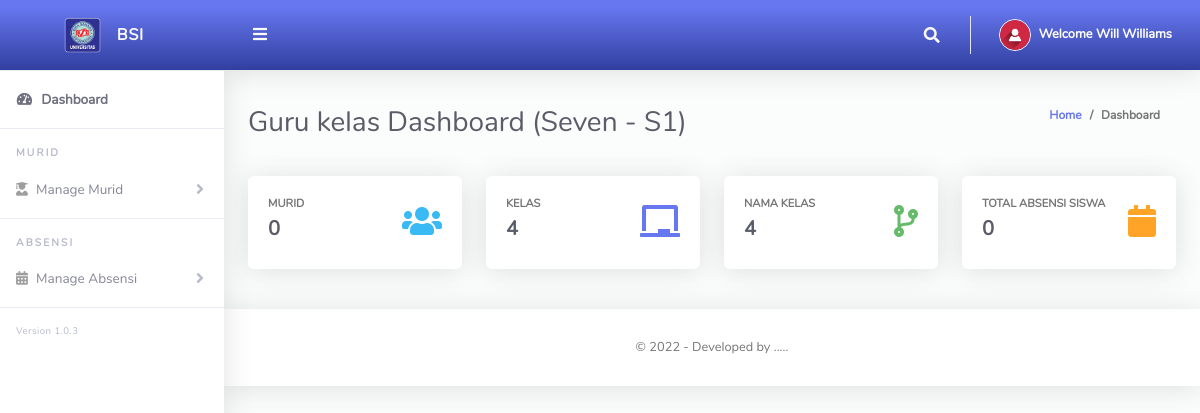
Screenshot of /ClassTeacher/index.php (signed in) with the database file from the repository.
### tables this page shows
CREATE TABLE `tblclassteacher` (
  `Id` int(10) NOT NULL,
  `firstName` varchar(255) NOT NULL,
  `lastName` varchar(255) NOT NULL,
  `emailAddress` varchar(255) NOT NULL,
  `password` varchar(255) NOT NULL,
  `phoneNo` varchar(50) NOT NULL,
  `classId` varchar(10) NOT NULL,
  `classArmId` varchar(10) NOT NULL,
  `dateCreated` varchar(50) NOT NULL
);

CREATE TABLE `tblclassarms` (
  `Id` int(10) NOT NULL,
  `classId` varchar(10) NOT NULL,
  `classArmName` varchar(255) NOT NULL,
  `isAssigned` varchar(10) NOT NULL
);

CREATE TABLE `tblclass` (
  `Id` int(10) NOT NULL,
  `className` varchar(255) NOT NULL
);

### ClassTeacher/index.php (the view, shortened to what this page needs)
<?php
include '../Includes/dbcon.php';
    $query = "SELECT tblclass.className,tblclassarms.classArmName
    FROM tblclassteacher
    INNER JOIN tblclass ON tblclass.Id = tblclassteacher.classId
    INNER JOIN tblclassarms ON tblclassarms.Id = tblclassteacher.classArmId
    Where tblclassteacher.Id = '$_SESSION[userId]'";
    $rs = $conn->query($query);
    $rrw = $rs->fetch_assoc();
?>
<!DOCTYPE html>
<html lang="en">
<head>
  <link href="../vendor/fontawesome-free/css/all.min.css" rel="stylesheet" type="text/css">
  <link href="../vendor/bootstrap/css/bootstrap.min.css" rel="stylesheet" type="text/css">
  <link href="css/ruang-admin.min.css" rel="stylesheet">
</head>
<body id="page-top">
  <div id="wrapper">
   <?php include "Includes/sidebar.php";?>
    <div id="content-wrapper" class="d-flex flex-column">
      <div id="content">
           <?php include "Includes/topbar.php";?>
        <div class="container-fluid" id="container-wrapper">
          <div class="d-sm-flex align-items-center justify-content-between mb-4">
            <h1 class="h3 mb-0 text-gray-800">Guru kelas Dashboard (<?php echo $rrw['className'].' - '.$rrw['classArmName'];?>)</h1>
            <ol class="breadcrumb">
              <li class="breadcrumb-item"><a href="./">Home</a></li>
              <li class="breadcrumb-item active" aria-current="page">Dashboard</li>
            </ol>
          </div>
          <div class="row mb-3">
          <?php
$query1=mysqli_query($conn,"SELECT * from tblstudents where classId = '$_SESSION[classId]' and classArmId = '$_SESSION[classArmId]'");
$students = mysqli_num_rows($query1);
?>
            <div class="col-xl-3 col-md-6 mb-4">
              <div class="card h-100">
                <div class="card-body">
                  <div class="row no-gutters align-items-center">
                    <div class="col mr-2">
                      <div class="text-xs font-weight-bold text-uppercase mb-1">Murid</div>
                      <div class="h5 mb-0 mr-3 font-weight-bold text-gray-800"><?php echo $students;?></div>
                    </div>
                    <div class="col-auto">
                      <i class="fas fa-users fa-2x text-info"></i>
                    </div>
                  </div>
                </div>
              </div>
            </div>
             <?php
$query1=mysqli_query($conn,"SELECT * from tblclass");
$class = mysqli_num_rows($query1);
?>
            <div class="col-xl-3 col-md-6 mb-4">
              <div class="card h-100">
                <div class="card-body">
                  <div class="row align-items-center">
                    <div class="col mr-2">
                      <div class="text-xs font-weight-bold text-uppercase mb-1">Kelas</div>
                      <div class="h5 mb-0 font-weight-bold text-gray-800"><?php echo $class;?></div>
                    </div>
                    <div class="col-auto">
                      <i class="fas fa-chalkboard fa-2x text-primary"></i>
                    </div>
                  </div>
                </div>
              </div>
            </div>
             <?php
$query1=mysqli_query($conn,"SELECT * from tblclassarms");
$classArms = mysqli_num_rows($query1);
?>
            <div class="col-xl-3 col-md-6 mb-4">
              <div class="card h-100">
                <div class="card-body">
                  <div class="row no-gutters align-items-center">
                    <div class="col mr-2">
                      <div class="text-xs font-weight-bold text-uppercase mb-1">Nama Kelas</div>
                      <div class="h5 mb-0 font-weight-bold text-gray-800"><?php echo $classArms;?></div>
                    </div>
                    <div class="col-auto">
                      <i class="fas fa-code-branch fa-2x text-success"></i>
                    </div>
                  </div>
                </div>
              </div>
            </div>
            <?php
$query1=mysqli_query($conn,"SELECT * from tblattendance where classId = '$_SESSION[classId]' and classArmId = '$_SESSION[classArmId]'");
$totAttendance = mysqli_num_rows($query1);
?>
            <div class="col-xl-3 col-md-6 mb-4">
              <div class="card h-100">
                <div class="card-body">
                  <div class="row no-gutters align-items-center">
                    <div class="col mr-2">
                      <div class="text-xs font-weight-bold text-uppercase mb-1">Total Absensi Siswa</div>
                      <div class="h5 mb-0 font-weight-bold text-gray-800"><?php echo $totAttendance;?></div>
                    </div>
                    <div class="col-auto">
                      <i class="fas fa-calendar fa-2x text-warning"></i>
                    </div>
                  </div>
                </div>
              </div>
            </div>
        </div>
      </div>
      <?php include 'includes/footer.php';?>
    </div>
  </div>
</body>
</html>

### ClassTeacher/Includes/topbar.php (shortened to what this page needs)
<?php
  $query = "SELECT * FROM tblclassteacher WHERE Id = ".$_SESSION['userId']."";
  $rs = $conn->query($query);
  $rows = $rs->fetch_assoc();
  $fullName = $rows['firstName']." ".$rows['lastName'];;
?>
<nav class="navbar navbar-expand navbar-light bg-gradient-primary topbar mb-4 static-top">
          <button id="sidebarToggleTop" class="btn btn-link rounded-circle mr-3">
            <i class="fa fa-bars"></i>
          </button>
          <ul class="navbar-nav ml-auto">
            <li class="nav-item dropdown no-arrow">
              <a class="nav-link dropdown-toggle" href="#" id="searchDropdown" role="button" data-toggle="dropdown"
                aria-haspopup="true" aria-expanded="false">
                <i class="fas fa-search fa-fw"></i>
              </a>
            </li>
            <li class="nav-item dropdown no-arrow">
              <a class="nav-link dropdown-toggle" href="#" id="userDropdown" role="button" data-toggle="dropdown"
                aria-haspopup="true" aria-expanded="false">
                <img class="img-profile rounded-circle" src="img/user-icn.png" style="max-width: 60px">
                <span class="ml-2 d-none d-lg-inline text-white small"><b>Welcome <?php echo $fullName;?></b></span>
              </a>
            </li>
          </ul>
        </nav>

### rows the page displays
tblclassteacher: fullName "Will Williams"
tblclassarms: classId.className "Seven", classArmName "S1"

### other values shown
$students "0"
$class "4"
$classArms "4"
$totAttendance "0"
